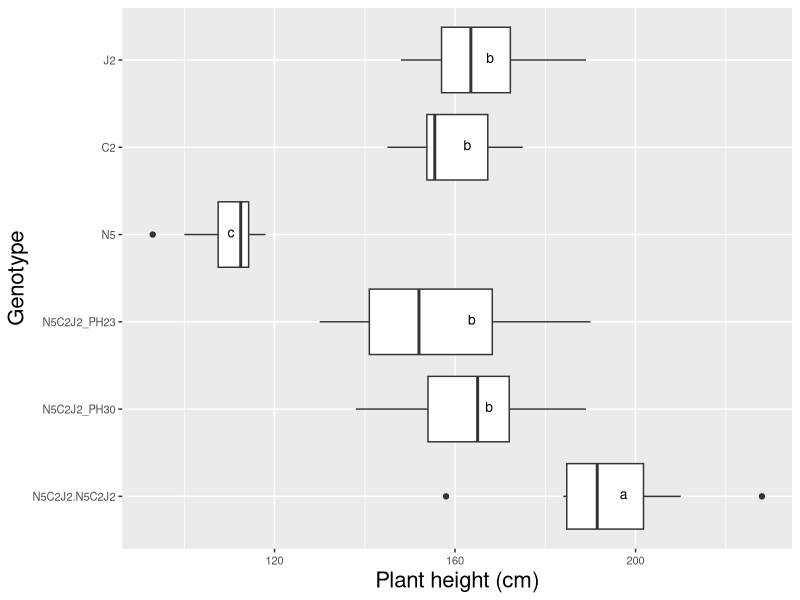

This chart was generated by the following R code:
# Comparison 2XY: Novel allohexaploids

#load packages 
install.packages("multcompView")
install.packages("viridis")
install.packages("viridisLite")
library(viridis)
library(viridisLite)
library(tidyverse)
library(dplyr)
library(ggplot2)
library(ggpubr)
library(datasets)
library(multcompView)


# vollständige Rohdatentabelle laden ######
getwd()
DATA <- read_csv("EPPN raw data complete 220419.csv")
View(DATA)


#drop first column
DATA = DATA[,2:37]
View(DATA)

#### subsetting #####
comp_N5C2J2 <- DATA[DATA$Genotype %in% c("N5", "C2", "J2", 
                                      
                                      "N5C2J2_PH30", "N5C2J2_PH23", 
                                     
                                     "N5C2J2.N5C2J2"), ]
head(comp_N5C2J2)
View(comp_N5C2J2)


# ANOVA, Tukey & Boxplot with CLD according to Rosane Rech##########################################################
# loading the appropriate libraries
library(datasets)

#remove previous objects
rm(anova)
rm(tukey)
rm(cld)
rm(Tk)

# analysis of variance
anova <- aov(plant_height ~ Genotype, data = comp_N5C2J2)
summary(anova)

# Tukey's test
tukey <- TukeyHSD(anova)
print(tukey)

# compact letter display
cld <- multcompLetters4(anova, tukey)
print(cld)

# table with factors and 3rd quantile
Tk <- group_by(comp_N5C2J2, Genotype) %>%
  summarise(mean = round(mean(plant_height, na.rm = TRUE), digits = 1), quant = round(quantile(plant_height, probs = 0.75, na.rm = TRUE), digits = 1)) %>%
  arrange(desc(mean)) #WICHTIG: arrange(desc(mean)) muss hier rein!!!

# extracting the compact letter display and adding to the Tk table
cld <- as.data.frame.list(cld$Genotype)
Tk$cld <- cld$Letters
print(Tk) # print dient der Überprüfung: Mittelwerte und Letter code 
# in der gleichen Reihenfolge angeordnet?

# Reorder factor levels in comp_N5C2J2
comp_N5C2J2ord <- comp_N5C2J2                             
comp_N5C2J2ord$Genotype <- factor(comp_N5C2J2ord$Genotype,     
                                  levels = c("N5C2J2.N5C2J2",
                                             "N5C2J2_PH30", "N5C2J2_PH23", 
                                             "N5", "C2", "J2"))

Tkord <- Tk
Tkord$Genotype <- factor(Tkord$Genotype,     
                         levels = c("N5C2J2.N5C2J2",
                                    "N5C2J2_PH30", "N5C2J2_PH23", 
                                    "N5", "C2", "J2"))

#boxplot plant_height N5C2J2
ggplot(comp_N5C2J2ord, aes(Genotype, plant_height)) + 
  geom_boxplot() +
  labs(x="Genotype", y="Plant height (cm)") +
  geom_text(data = Tkord, aes(x = Genotype, y = quant, label = cld), color = "black", size = 3.5, vjust = 0.3, hjust = 3) +
  coord_flip() +
  theme(axis.title = element_text(size = 16),
        legend.text = element_text(size = 12),
        legend.title= element_blank(),
        axis.title.x = element_text(size = 16),
        axis.title.y = element_text(size = 16),
        axis.text.x = element_text(size = 8),
        axis.text.y = element_text(size = 8)) 
